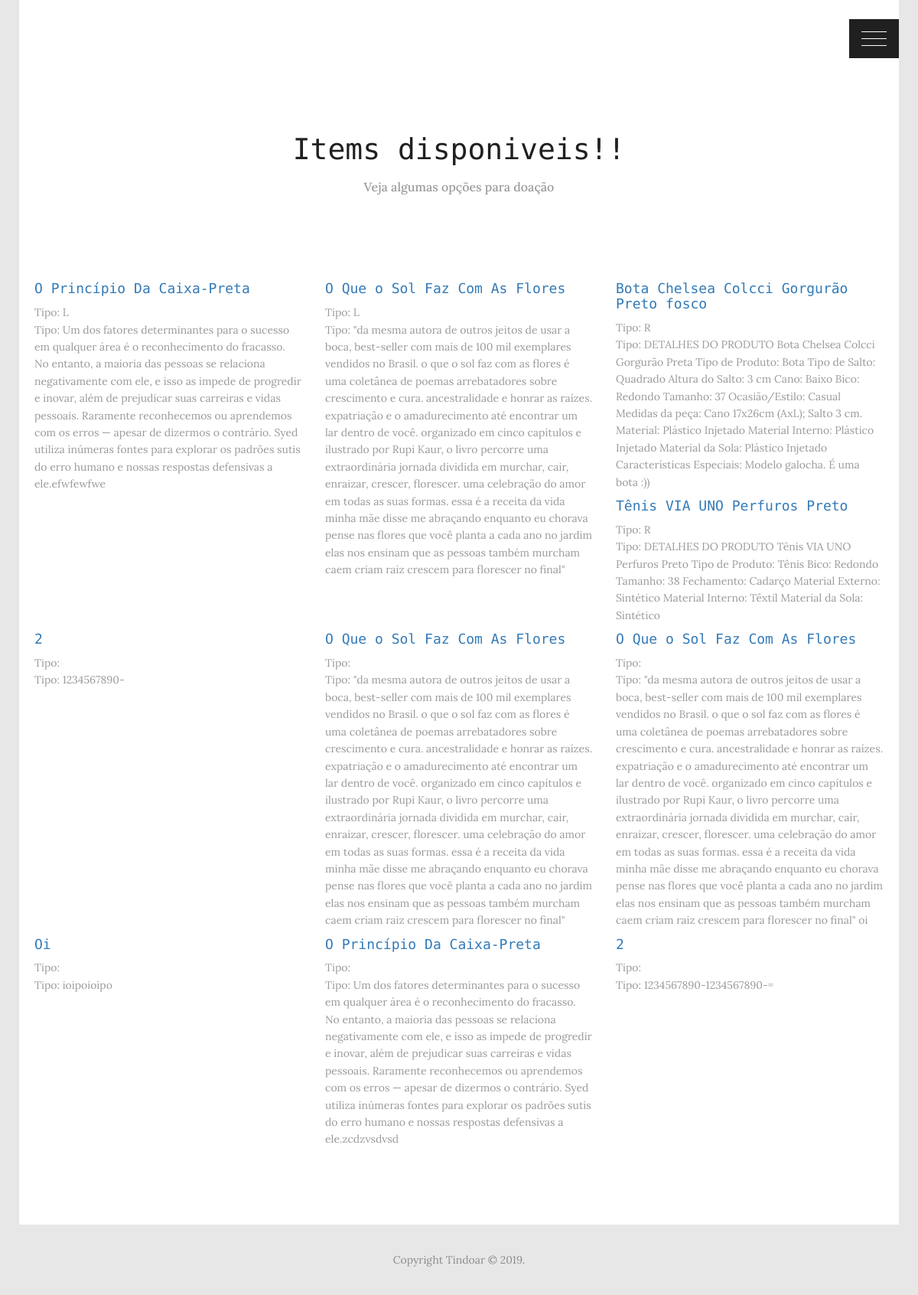
The app's page / (signed in), older data.
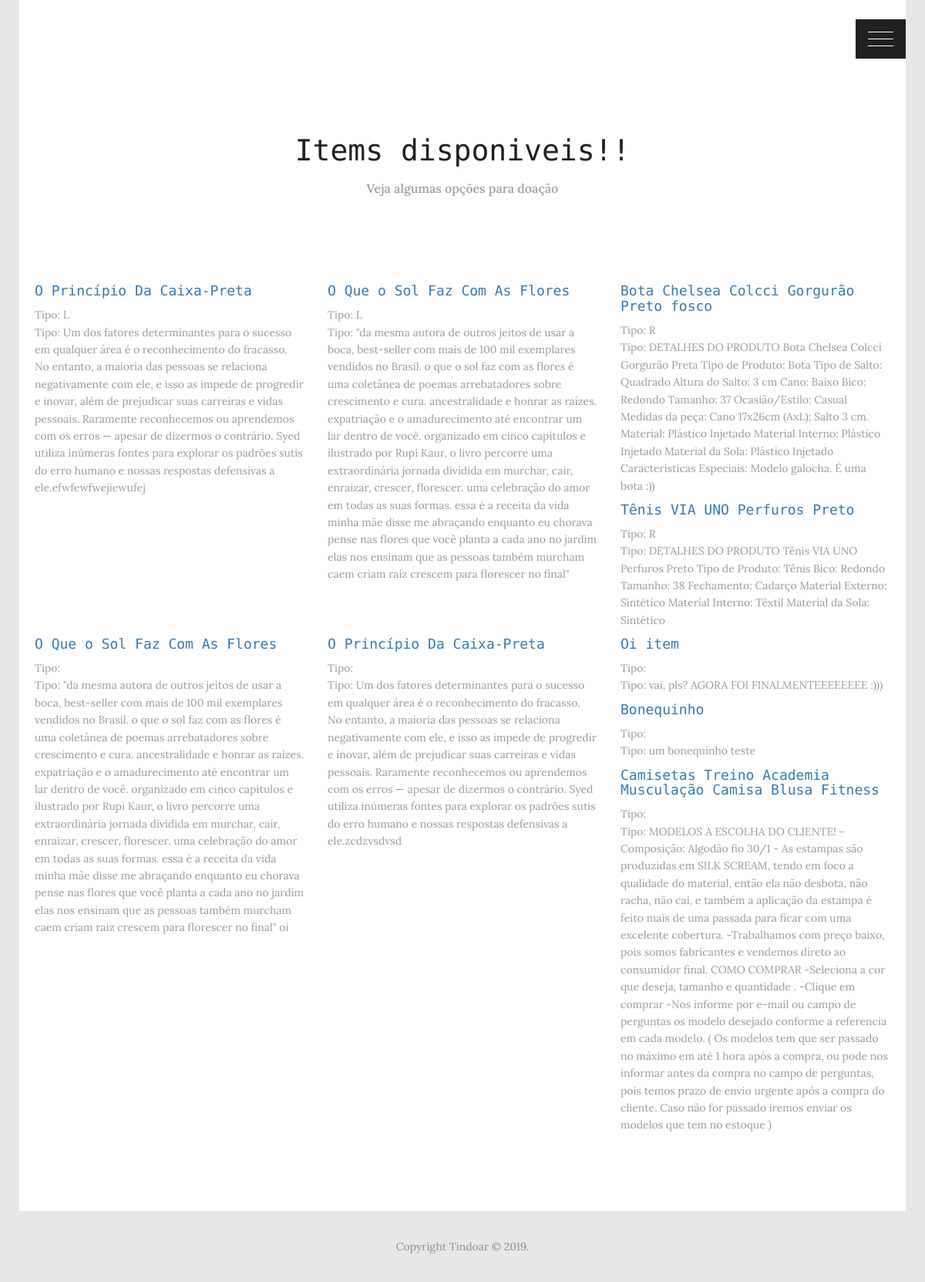
The same page, newer data.
### mostrar/models.py (models this page shows, shortened)
class Objeto(models.Model):
    TIPO_CHOICES = [('L','Livros'),('B','Brinquedos'),('R','Roupas'),('O','Outros')]
    tipo = models.CharField(choices=TIPO_CHOICES,max_length=1)
    nome = models.CharField(max_length=100)
    descrição = models.TextField()
    usuario_dono = models.ForeignKey('auth.User', on_delete=models.CASCADE)

### mostrar/views.py (the view)
# urls.py: path('', views.bemvindo, name='bemvindo'),
def bemvindo(request):
    if request.user.is_authenticated:
        objetos = Objeto.objects.filter().exclude(usuario_dono = request.user)
        return render(request, 'home.html', {'objetos': objetos})
    else:
        return render(request,"bemvindo.html")

### mostrar/templates/home.html (shortened to what this page needs)
<!DOCTYPE html>
<html class='no-js' >
	<head>
		<link rel='stylesheet' type='text/css' href='static/bootstrap/css/bootstrap.min.css' >
		<link rel='stylesheet' type='text/css' href='static/css/ionicons.min.css' >
		<link rel='stylesheet' type='text/css' href='static/css/owl.carousel.css' >
		<link rel='stylesheet' type='text/css' href='static/css/magnific-popup.css' >
		<link rel='stylesheet' type='text/css' href='static/css/style.css' >
	</head>
	<body>
		<div class='page-borders' >
			<div class='left' ></div>
			<div class='right' ></div>
		</div>
		<a class='menu-btn' >
			<span class='lines' >
				<span class='l1' ></span>
				<span class='l2' ></span>
				<span class='l3' ></span>
			</span>
		</a>
			<section id='features' class='section features-section' >
				<div class='container' >
					<div class='row' >
						<div class='col-md-8 col-md-offset-2' >
							<div class='features-text' >
								<h2>Items disponiveis!!</h2>
								<p>
									Veja algumas opções para doação
								</p>
							</div>
						</div>
					</div>
					<div class='row features-row' >
						{% for objeto in objetos %}
									<div class='col-md-4 col-sm-6' >
										<div class='feature' >
											<div class='content' >
												<a href="{% url 'objeto_detail' objeto.id %}">
													<h4> {{ objeto.nome|capfirst}}</h4>
												</a>
												<p>Tipo: {{objeto.tipo}}</p>
												<p>Tipo: {{objeto.descrição}}</p>
											</div>
										</div>
									</div>
						{% endfor %}
					</div>
				</div>
			</section>
			<footer>
				<div class='container text-center' >
					<p>Copyright Tindoar &copy; 2019.</p>
				</div>
			</footer>
	</body>
</html>

### mostrar/static/css/Style.css (style rules this page uses)
#main-wrapper, .intro-section, body, html { height:100% !important; width:100%; }
* { font-family: Lora, sans-serif; }
.subscribe-btn, .p-table > .header > .price > *, .menu > ul > li > a, .btn-minimal, h1, h2, h3, h4, h5, h6 { font-family: Roboto Mono, sans-serif; }
.section { background:#FFF; position:relative; z-index:9; }
.container { padding-left:30px; padding-right:30px; }
.page-borders { position:relative; z-index:99; }
.page-borders > div { position:fixed; z-index:99; background:#E7E7E7; }
.page-borders > .left, .page-borders > .right { width:25px; height:100%; top:0; }
.page-borders > .left { left:0; }
.page-borders > .right { right:0; }
p { line-height:1.6em; }
.features-section { padding:100px 0; padding-top:75px; }
.features-text { margin-top:100px; text-align:center; }
.features-text > h2 { font-size:38px; font-weight:300; margin-top:0; margin-bottom:15px; color:#202020; }
.features-text > p { font-size:16px; color:rgba(0,0,0,.4); margin:0; font-weight:500; }
.features-row { margin-top:100px; }
.feature { position:relative; }
.feature > .content > p { color:rgba(0,0,0,.4); margin:0; }
footer { padding:35px 0; background:#E7E7E7; }
footer p { color:rgba(0,0,0,.4); margin:0; }
.menu-btn { position:fixed; display:block; top:25px; right:25px; text-decoration:none; color:#FFF; z-index:99; padding:16px; background:#202020; }
.menu-btn > .lines { display:block; width:33px; height:19px; position:relative; }
.menu-btn > .lines > span { height:1px; width:100%; display:block; background:#FFF; position:absolute; left:0; -webkit-transition:all .3s ease; -moz-transition:all .3s ease; transition:all .3s ease; }
.menu-btn > .lines > .l1 { top:0; }
.menu-btn > .lines > .l2 { top:9px; }
.menu-btn > .lines > .l3 { top:18px; }

Row changes from the older to the newer data that the page shows:
removed Objeto: nome "2", descrição "1234567890-"
removed Objeto: nome "O Que o Sol Faz Com As Flores", descrição "\"da mesma autora de outros jeitos de usar a boca, best-seller com mais de 100 mil exemplares vendidos no Brasil. o que o sol faz com as flores é uma coletânea de poemas arrebatadores sobre crescimento e cura. ancestralidade e honrar as raízes. expatriação e o amadurecimento até encontrar um lar dentro de você. organizado em cinco capítulos e ilustrado por Rupi Kaur, o livro percorre uma extraordinária jornada dividida em murchar, cair, enraizar, crescer, florescer. uma celebração do amor em todas as suas formas. essa é a receita da vida minha mãe disse me abraçando enquanto eu chorava pense nas flores que você planta a cada ano no jardim elas nos ensinam que as pessoas também murcham caem…"
removed Objeto: nome "Oi", descrição "ioipoioipo"
removed Objeto: nome "2", descrição "1234567890-1234567890-="
changed Objeto: descrição "…nossas respostas defensivas a ele.efwfewfwe" → "…nossas respostas defensivas a ele.efwfewfwejiewufej"
added Objeto: nome "Oi item", descrição "vai, pls? AGORA FOI FINALMENTEEEEEEEE :)))"
added Objeto: nome "Bonequinho", descrição "um bonequinho teste"
added Objeto: nome "Camisetas Treino Academia Musculação Camisa Blusa Fitness", descrição "MODELOS A ESCOLHA DO CLIENTE! -Composição: Algodão fio 30/1 - As estampas são produzidas em SILK SCREAM, tendo em foco a qualidade do material, então ela não desbota, não racha, não cai, e também a aplicação da estampa é feito mais de uma passada para ficar com uma excelente cobertura. -Trabalhamos com preço baixo, pois somos fabricantes e vendemos direto ao consumidor final. COMO COMPRAR -Seleciona a cor que deseja, tamanho e quantidade . -Clique em comprar -Nos informe por e-mail ou campo de perguntas os modelo desejado conforme a referencia em cada modelo. ( Os modelos tem que ser passado no máximo em até 1 hora após a compra, ou pode nos informar antes da compra no campo de perguntas,…"
